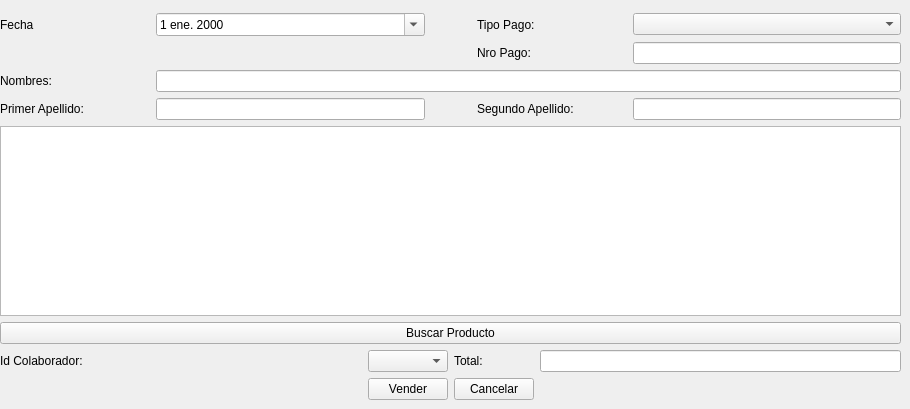
   <widget class="QWidget" name="tab_4">
    <attribute name="title">
     <string>Accesorios</string>
    </attribute>
    <widget class="QWidget" name="layoutWidget_4">
     <property name="geometry">
      <rect>
       <x>0</x>
       <y>0</y>
       <width>901</width>
       <height>400</height>
      </rect>
     </property>
     <layout class="QGridLayout" name="gridLayout_15">
      <item row="0" column="0">
       <layout class="QGridLayout" name="gridLayout_17">
        <item row="1" column="4">
         <widget class="QComboBox" name="comboBox_7"/>
        </item>
        <item row="0" column="1">
         <spacer name="horizontalSpacer_39">
          <property name="orientation">
           <enum>Qt::Horizontal</enum>
          </property>
          <property name="sizeType">
           <enum>QSizePolicy::Fixed</enum>
          </property>
          <property name="sizeHint" stdset="0">
           <size>
            <width>150</width>
            <height>13</height>
           </size>
          </property>
         </spacer>
        </item>
        <item row="4" column="4">
         <widget class="QLineEdit" name="lineEdit_segundoApellido_5"/>
        </item>
        <item row="4" column="0">
         <widget class="QLabel" name="label_71">
          <property name="text">
           <string>Primer Apellido:</string>
          </property>
         </widget>
        </item>
        <item row="0" column="2">
         <spacer name="horizontalSpacer_35">
          <property name="orientation">
           <enum>Qt::Horizontal</enum>
          </property>
          <property name="sizeType">
           <enum>QSizePolicy::Fixed</enum>
          </property>
          <property name="sizeHint" stdset="0">
           <size>
            <width>40</width>
            <height>13</height>
           </size>
          </property>
         </spacer>
        </item>
        <item row="0" column="3">
         <spacer name="horizontalSpacer_37">
          <property name="orientation">
           <enum>Qt::Horizontal</enum>
          </property>
          <property name="sizeType">
           <enum>QSizePolicy::Fixed</enum>
          </property>
          <property name="sizeHint" stdset="0">
           <size>
            <width>150</width>
            <height>13</height>
           </size>
          </property>
         </spacer>
        </item>
        <item row="0" column="4">
         <spacer name="horizontalSpacer_38">
          <property name="orientation">
           <enum>Qt::Horizontal</enum>
          </property>
          <property name="sizeType">
           <enum>QSizePolicy::Fixed</enum>
          </property>
          <property name="sizeHint" stdset="0">
           <size>
            <width>150</width>
            <height>13</height>
           </size>
          </property>
         </spacer>
        </item>
        <item row="0" column="0">
         <spacer name="horizontalSpacer_36">
          <property name="orientation">
           <enum>Qt::Horizontal</enum>
          </property>
          <property name="sizeType">
           <enum>QSizePolicy::Fixed</enum>
          </property>
          <property name="sizeHint" stdset="0">
           <size>
            <width>150</width>
            <height>13</height>
           </size>
          </property>
         </spacer>
        </item>
        <item row="4" column="1">
         <widget class="QLineEdit" name="lineEdit_primerApellido_5"/>
        </item>
        <item row="4" column="3">
         <widget class="QLabel" name="label_76">
          <property name="text">
           <string>Segundo Apellido:</string>
          </property>
         </widget>
        </item>
        <item row="2" column="4">
         <widget class="QLineEdit" name="lineEdit_4"/>
        </item>
        <item row="1" column="0">
         <widget class="QLabel" name="label_77">
          <property name="text">
           <string>Fecha</string>
          </property>
         </widget>
        </item>
        <item row="2" column="3">
         <widget class="QLabel" name="label_20">
          <property name="text">
           <string>Nro Pago:</string>
          </property>
         </widget>
        </item>
        <item row="1" column="3">
         <widget class="QLabel" name="label_18">
          <property name="text">
           <string>Tipo Pago:</string>
          </property>
         </widget>
        </item>
        <item row="1" column="1">
         <widget class="QDateEdit" name="dateEdit_5">
          <property name="sizePolicy">
           <sizepolicy hsizetype="Expanding" vsizetype="Fixed">
            <horstretch>0</horstretch>
            <verstretch>0</verstretch>
           </sizepolicy>
          </property>
          <property name="locale">
           <locale language="Spanish" country="Peru"/>
          </property>
          <property name="calendarPopup">
           <bool>true</bool>
          </property>
         </widget>
        </item>
        <item row="3" column="1" colspan="4">
         <widget class="QLineEdit" name="lineEdit_nombres_5"/>
        </item>
        <item row="3" column="0">
         <widget class="QLabel" name="label_73">
          <property name="text">
           <string>Nombres:</string>
          </property>
         </widget>
        </item>
       </layout>
      </item>
      <item row="3" column="0">
       <layout class="QGridLayout" name="gridLayout_16">
        <item row="1" column="3">
         <spacer name="horizontalSpacer_33">
          <property name="orientation">
           <enum>Qt::Horizontal</enum>
          </property>
          <property name="sizeHint" stdset="0">
           <size>
            <width>40</width>
            <height>20</height>
           </size>
          </property>
         </spacer>
        </item>
        <item row="1" column="0">
         <spacer name="horizontalSpacer_34">
          <property name="orientation">
           <enum>Qt::Horizontal</enum>
          </property>
          <property name="sizeHint" stdset="0">
           <size>
            <width>40</width>
            <height>20</height>
           </size>
          </property>
         </spacer>
        </item>
        <item row="1" column="1">
         <widget class="QPushButton" name="pushButton_Aceptar_7">
          <property name="text">
           <string>Vender</string>
          </property>
          <property name="shortcut">
           <string>Ctrl+G</string>
          </property>
         </widget>
        </item>
        <item row="1" column="2">
         <widget class="QPushButton" name="pushButton_Cancelar_7">
          <property name="text">
           <string>Cancelar</string>
          </property>
          <property name="shortcut">
           <string>Esc</string>
          </property>
         </widget>
        </item>
        <item row="0" column="3">
         <widget class="QLineEdit" name="lineEdit_43"/>
        </item>
        <item row="0" column="2">
         <widget class="QLabel" name="label_69">
          <property name="text">
           <string>Total:</string>
          </property>
         </widget>
        </item>
        <item row="0" column="0">
         <widget class="QLabel" name="label_70">
          <property name="text">
           <string>Id Colaborador:</string>
          </property>
         </widget>
        </item>
        <item row="0" column="1">
         <widget class="QComboBox" name="comboBox_5"/>
        </item>
       </layout>
      </item>
      <item row="1" column="0">
       <widget class="QTableView" name="tableView_3"/>
      </item>
      <item row="2" column="0">
       <widget class="QPushButton" name="pushButton_3">
        <property name="text">
         <string>Buscar Producto</string>
        </property>
       </widget>
      </item>
     </layout>
    </widget>
   </widget>
